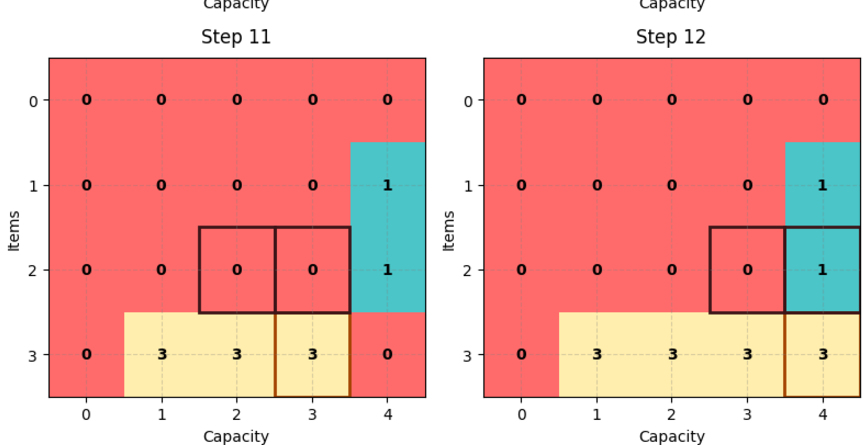

Write the Python code that produced this figure.
import numpy as np
import matplotlib.pyplot as plt
from matplotlib.colors import LinearSegmentedColormap

def knapsack(weights, values, capacity):
    n = len(weights)
    dp = np.zeros((n + 1, capacity + 1), dtype=int)
    updates = []
    derivations = []

    for i in range(1, n + 1):
        for w in range(1, capacity + 1):
            if weights[i - 1] <= w:
                if dp[i - 1][w - weights[i - 1]] + values[i - 1] > dp[i - 1][w]:
                    dp[i][w] = dp[i - 1][w - weights[i - 1]] + values[i - 1]
                    derivations.append(((i, w), [(i-1, w), (i-1, w - weights[i-1])]))
                else:
                    dp[i][w] = dp[i - 1][w]
                    derivations.append(((i, w), [(i-1, w)]))
            else:
                dp[i][w] = dp[i - 1][w]
                derivations.append(((i, w), [(i-1, w)]))
            updates.append(dp.copy())
    
    return updates, derivations

def visualize(updates, derivations):
    steps = len(updates)
    cols = 4
    rows = (steps + cols - 1) // cols

    fig, axes = plt.subplots(rows, cols, figsize=(16, rows * 4))
    
    colors = ['#FF6B6B', '#4ECDC4','#45B7D1','#96CEB4','#FFEEAD']
    
    custom_cmap = LinearSegmentedColormap.from_list("custom", colors)
    
    for step, (dp, derivation) in enumerate(zip(updates, derivations)):
        row, col = divmod(step, cols)
        ax = axes[row, col] if rows > 1 else axes[col]

        im = ax.imshow(dp, cmap=custom_cmap, aspect='auto')
        ax.set_title(f'Step {step + 1}', fontsize=12, pad=10)
        ax.set_xlabel('Capacity', fontsize=10)
        ax.set_ylabel('Items', fontsize=10)

        ax.set_yticks(range(dp.shape[0]))
        ax.set_xticks(range(dp.shape[1]))

        current_cell, source_cells = derivation
        ax.add_patch(plt.Rectangle((current_cell[1]-0.5, current_cell[0]-0.5), 1, 1, fill=False, edgecolor='#A44200', lw=2)) 
        
        for source_cell in source_cells:
            ax.add_patch(plt.Rectangle((source_cell[1]-0.5, source_cell[0]-0.5), 1, 1, fill=False, edgecolor='#3C1518', lw=2))

        for i in range(dp.shape[0]):
            for j in range(dp.shape[1]):
                ax.text(j, i, str(dp[i, j]),  ha='center', va='center', color='black', fontweight='bold')

        ax.grid(True, color='gray', linestyle='--', alpha=0.3)

    for step in range(len(updates), rows * cols):
        row, col = divmod(step, cols)
        ax = axes[row, col] if rows > 1 else axes[col]
        ax.axis('off')
    plt.tight_layout()
    plt.show()


weights = [4, 5, 1]
values = [1, 2, 3]
capacity = 4
updates, derivations = knapsack(weights, values, capacity)
visualize(updates, derivations)
